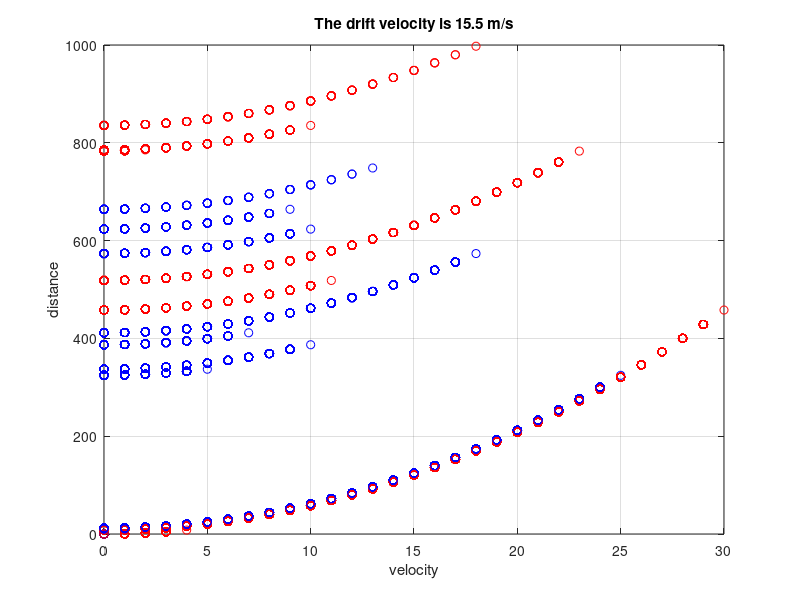

MATLAB code for this plot:

nTime = 100;

dt =1; % 1 s time step
x = 0;  % initial x = 0;
u = 0; % initial velocity = 0
f = 10; % force

global C

%%addpath ../geom2d/geom2d

C.q_0 = 1.60217653e-19;             % electron charge
C.hb = 1.054571596e-34;             % Dirac constant
C.h = C.hb * 2 * pi;                    % Planck constant
C.m_0 = 9.10938215e-31;             % electron mass
C.kb = 1.3806504e-23;               % Boltzmann constant
C.eps_0 = 8.854187817e-12;          % vacuum permittivity
C.mu_0 = 1.2566370614e-6;           % vacuum permeability
C.c = 299792458;                    % speed of light
C.a = 1;

x = zeros(1,100);
u = zeros(1,100);
x1 = zeros(1,100);
u1 = zeros(1,100);
%for n = 1: nSim
x1(1) = 10;
    
    
    for n = 2:nTime
        
        r = randi([1 100],1,1);
        r1 = randi([1 100],1,1);
        du =  C.a * dt ;
        dx = ((du+u(n-1))^2- (u(n-1))^2)/(2*C.a);
        dx1 = ((du+u1(n-1))^2- (u1(n-1))^2)/(2*C.a);
        %%%%%%%%%%%%%%%%%%%%%
        x(n) = x(n-1) + dx;
        u(n) = u(n-1) + du;
        %%%%%%%%%%%%%%%%%%%%%
        x1(n) = x1(n-1) + dx1;
        u1(n) = u1(n-1) + du;
        
        %comet(x,u,or);
        % plot(x(n),u(n))
        plot(u,x,'or')
        hold on
        plot(u1,x1,'ob')
        xlabel('velocity')
        ylabel('distance')
        title(['The drift velocity is ',num2str((u(n)+u1(n))/2), ' m/s'])
        %drawnow
        pause(0.5)
        %hold on
        grid on
        
        if(r <= 5)
            u(n) = 0;
        end
        
        if(r1<=5)
            u1(n) =0;
        end
        
        
    end
    
    
    




    
    
%end


